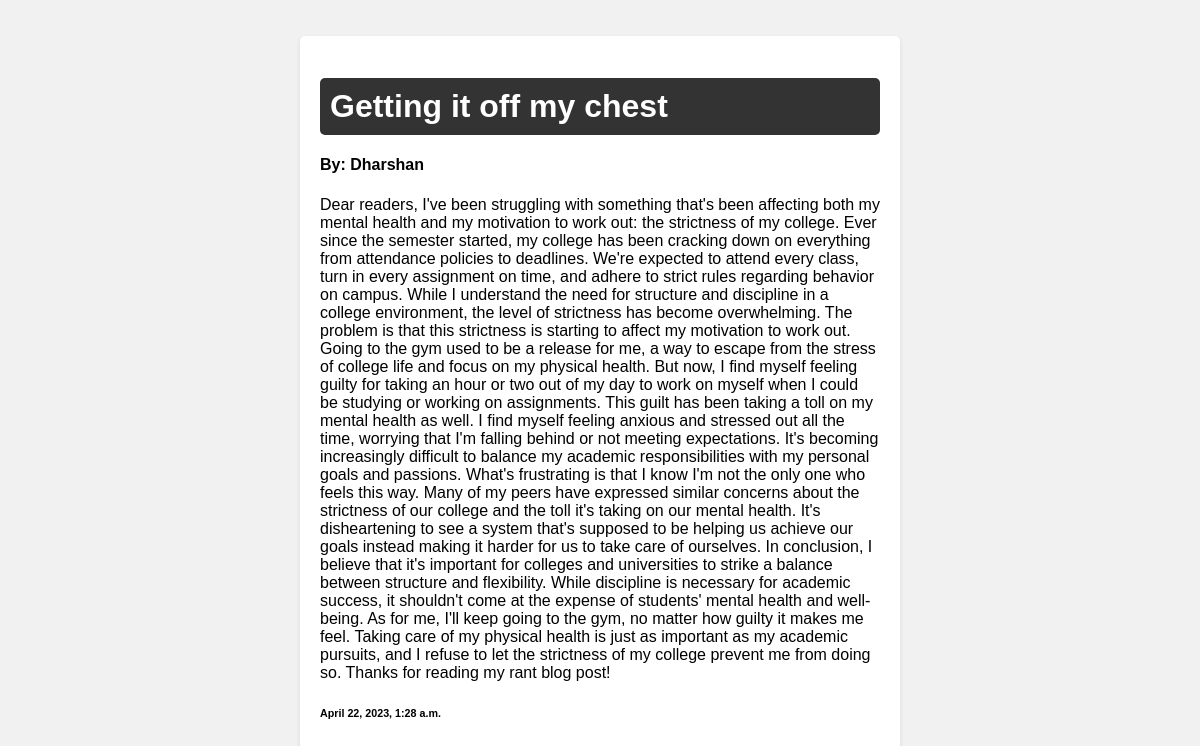
Page /post/7 on the committed database.
### posts/models.py (models this page shows)
class Post(models.Model):
    title = models.CharField(max_length=100)
    content = models.CharField(max_length=10000)
    post_time = models.DateTimeField(default= datetime.now, blank = True)
    author = models.ForeignKey(User, on_delete=models.CASCADE, blank=True)

### posts/views.py (the view)
# urls.py: path('post/<str:pk>',views.post,name='post'),
def post(request,pk):
    post = Post.objects.get(id=pk)
    return render(request, 'post.html', {'post':post})

### templates/post.html (shortened to what this page needs)
<head>
</head>
<body>
<div class="center-container">
    <div class="leftcolumn">
        <div class="card">
            <h1>{{ post.title }}</h1>
            <a href="../profile/{{ post.author.username }}" style="text-decoration: none; color: black;"><h4>By: {{ post.author.first_name }}</h4></a>
            <p>{{ post.content }}</p>
            <h6>{{ post.post_time }}</h6>
        </div>
    </div>
</div>
</body>

### templates/post.html (style rules this page uses)
body { font-family: Arial, sans-serif; background-color: #f1f1f1; margin: 0; padding: 0; }
.center-container { display: flex; justify-content: center; align-items: center; min-height: 100vh; }
.card { background-color: #fff; padding: 20px; border-radius: 5px; box-shadow: 0 2px 4px rgba(0, 0, 0, 0.1); }
h1 { background-color: #333; color: white; padding: 10px; border-radius: 5px; }
.leftcolumn { width: 50%; }
a { text-decoration: none; color: white; }

### rows in the picture
Post: title "Getting it off my chest", author.first_name "Dharshan", content "Dear readers, I've been struggling with something that's been affecting both my mental health and my motivation to work out: the strictness of my college. Ever since the semester started, my college has been cracking down on everything from attendance policies to deadlines. We're expected to attend every class, turn in every assignment on time, and adhere to strict rules regarding behavior on campus. While I understand the need for structure and discipline in a college environment, the level of strictness has become overwhelming. The problem is that this strictness is starting to affect my motivation to work out. Going to the gym used to be a release for me, a way to escape from the stress…", post_time "April 22, 2023, 1:28 a.m."
